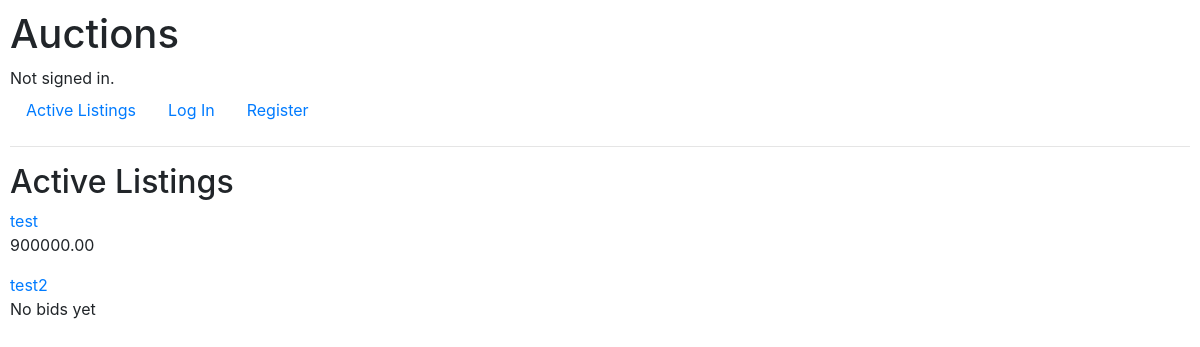
Before: / with the older database file.
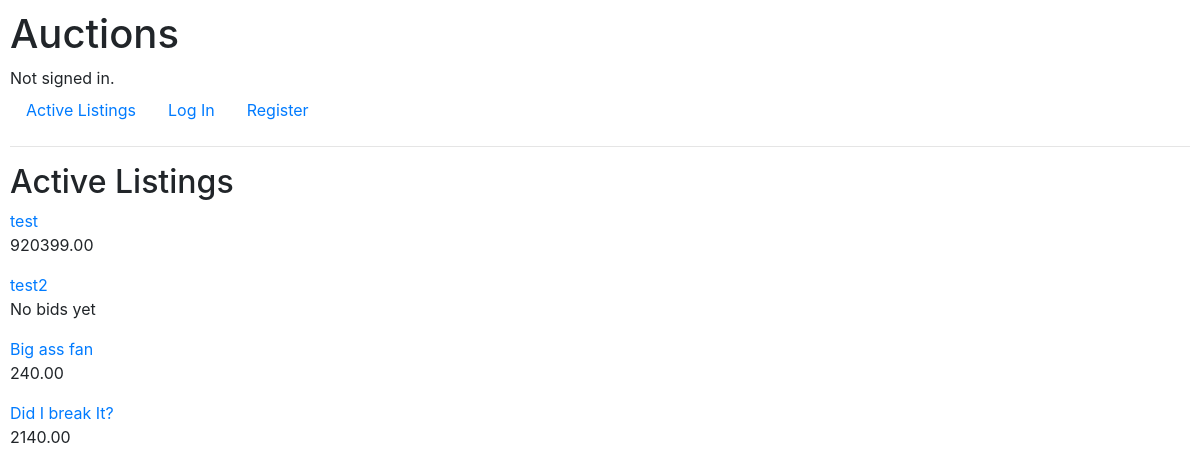
After: the same page with the newer database file.
### auctions/models.py (models this page shows)
class Listing(models.Model):
    title           = models.CharField(max_length=100)
    description     = models.CharField(max_length=500)
    date            = models.DateTimeField(auto_now_add=True)
    starting_price  = models.DecimalField(max_digits=11, decimal_places=2)                      # highest sold item in the world was 450million, so 11 digits should suffice
    owner           = models.ForeignKey(User, on_delete=models.CASCADE, related_name="owner")
    image           = models.URLField(blank=True) # Default max_length=200
    status          = models.BooleanField(default=True)

class Bid(models.Model):
    user    = models.ForeignKey(User, on_delete=models.CASCADE, related_name="bid_user")
    listing = models.ForeignKey(Listing, on_delete=models.CASCADE, related_name="bid_listing")
    bid     = models.DecimalField(max_digits=11, decimal_places=2)

### auctions/views.py (the view)
# urls.py: path("", views.index, name="index"),
def index(request):
    active_listings = Listing.objects.filter(status="True")
    return render(request, "auctions/index.html", {
        "active_listings": active_listings
    })

### auctions/templates/auctions/index.html
{% extends "auctions/layout.html" %}
{% block body %}
    <h2>Active Listings</h2>
    {% for listing in active_listings %}
    <a href="{% url 'listing' listing.id %}">{{ listing.title }}</a>
        {% if listing.bid_listing.all %}
            <p>{{ listing.bid_listing.all.last.bid }}</p>
        {% else %}
            <p>No bids yet</p>
        {% endif %}
    {% endfor %}
{% endblock %}

### auctions/templates/auctions/layout.html (shortened to what this page needs)
{% load static %}
<!DOCTYPE html>
<html lang="en">
    <head>
        <link rel="stylesheet" href="https://stackpath.bootstrapcdn.com/bootstrap/4.4.1/css/bootstrap.min.css">
        <link href="{% static 'auctions/styles.css' %}" rel="stylesheet">
    </head>
    <body>
        <h1>Auctions</h1>
        <div>
            {% if user.is_authenticated %}
                Signed in as <strong>{{ user.username }}</strong>.
            {% else %}
                Not signed in.
            {% endif %}
        </div>
        <ul class="nav">
            <li class="nav-item">
                <a class="nav-link" href="{% url 'index' %}">Active Listings</a>
            </li>
            {% if user.is_authenticated %}
                <li class="nav-item">
                    <a class="nav-link" href="{% url 'create_listing' %}">Create Listing</a>
                </li>
                <li class="nav-item">
                    <a class="nav-link" href="{% url 'logout' %}">Log Out</a>
                </li>
            {% else %}
                <li class="nav-item">
                    <a class="nav-link" href="{% url 'login' %}">Log In</a>
                </li>
                <li class="nav-item">
                    <a class="nav-link" href="{% url 'register' %}">Register</a>
                </li>
            {% endif %}
        </ul>
        <hr>
        {% block body %}
        {% endblock %}
    </body>
</html>

### auctions/static/auctions/styles.css (style rules this page uses)
body { padding: 10px; }

Changed rows visible on the page:
computed for Listing "test": bid_listing.all.last.bid "900000.00" → "920399.00"
added Listing: title "Big ass fan", bid_listing.all.last.bid "240.00"
added Listing: title "Did I break It?", bid_listing.all.last.bid "2140.00"
